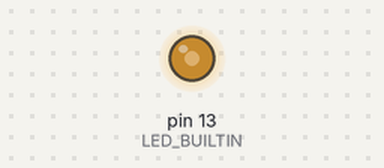
A program run on a simulated Teensy 4. Parts: output pins drawn as LEDs (lit = HIGH). What the program prints to the serial monitor is not drawn.

Above: at 0.1 s.
Timing chart, 0 to 1.6 s (numbered marks = the images above):
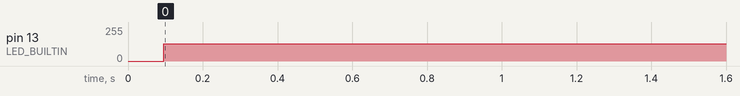

The program:

main.cpp
```cpp
#include <NoWireConfig.h>

void printParams(){
    Serial.print("FREQUENCY_2: ");Serial.println(FREQUENCY_2);
    Serial.print("SAMPLE_FREQ: ");Serial.println(SAMPLE_FREQ);
    Serial.print("MODULATION_PERIOD: ");Serial.println(MODULATION_PERIOD);
    Serial.print("RX_SAMPLE_ARRAY_LENGTH: ");Serial.println(RX_SAMPLE_ARRAY_LENGTH);
	Serial.print("Expected bit rate: ");Serial.println(1000000 / MODULATION_PERIOD);
};

#define TransmitterCode 1

#if TransmitterCode

#include <Arduino.h>
#include <NoWireTransmitter.h>

void setup() {
	Serial.begin(115200);
	delay(50);
	NoWireTx.attachToPin(LED_BUILTIN);
	printParams();
}

uint32_t i = 0;
void loop() {
	NoWireTx.sendFourBytes(i);
	i++;
}

#else	//receiver code

#include <Arduino.h>
#include <NoWireReciever.h>

void setup() {
	// put your setup code here, to run once:
	NoWireRx.attachToPin(DEFAULT_RX_PIN);
	Serial.begin(115200);
	delay(50);
	printParams();
}

void loop() {
	int64_t recievedBytes = NoWireRx.recieveFourBytes();

	//Serial.print("Recived Bytes: ");
	if(recievedBytes >= 0){
		Serial.println(recievedBytes);
	}

}

#endif
```

Measured:
- by itself, pin 13 (LED_BUILTIN): 0/255 → 128/255 at 0.10 s
